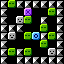

A 2D game scene composited from a Tiled map and its tileset images. What follows is a short description and the map's XML, with every tile layer's data as written:
An orthogonal 8x8 tile map with 8x8 px tiles, 1 tile layer (base).

<map version="1.5" tiledversion="1.7.0" orientation="orthogonal" renderorder="right-down" width="8" height="8" tilewidth="8" tileheight="8" infinite="0" nextlayerid="2" nextobjectid="1">
 <tileset firstgid="1" source="../../dev/editor_tiles.tsx" />
 <layer id="1" name="base" width="8" height="8">
  <data encoding="csv">
1,3,1,1,1,1,1,1,
1,0,0,4,0,0,3,1,
1,0,2,3,0,1,0,1,
1,1,1,0,0,3,0,1,
1,2,0,3,5,1,3,1,
1,0,0,0,0,3,0,1,
1,3,1,3,0,0,2,1,
1,0,1,1,1,1,1,1
</data>
 </layer>
</map>
